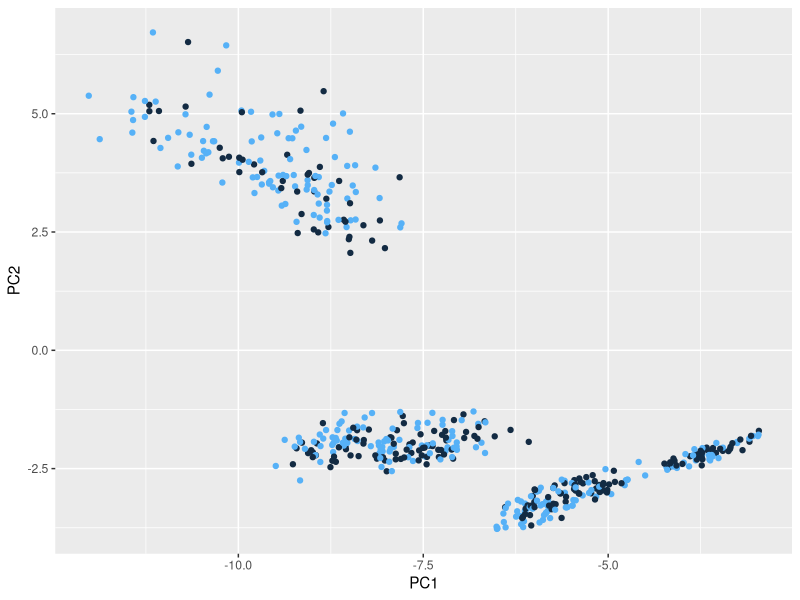

Write R code to recreate this figure.
library(ggplot2)

molecules <- read.table("../molecule_example_scikitlearn/Data/train_500.csv", sep=",", header=TRUE)
ncol(molecules)

# split out values from labels
moles <- molecules[, 2:1777]
moles.species <- molecules[, 1]

moles.pca <- prcomp(moles,
                 center = FALSE,
                 scale = FALSE)

#print(moles.pca)
ncol(moles.pca$x)
scores <- data.frame(moles.species, moles.pca$x)
qplot(x=PC1, y =PC2, data=scores, colour=moles.species) + theme(legend.position="none")